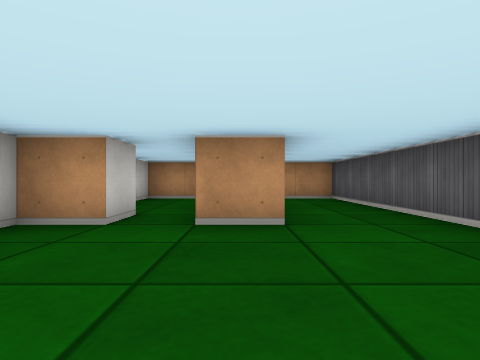
view 1 (above)

13 first-person views from a walk through a cub3D maze. The camera is about half as high as the walls, looks level and sees 75° across. The floor is counted in squares. Each view is taken from the middle of a square. On the plan, view 1 faces up. The plan holds only what a view shows up to about 9 squares ahead; the rest is blank.

view 2
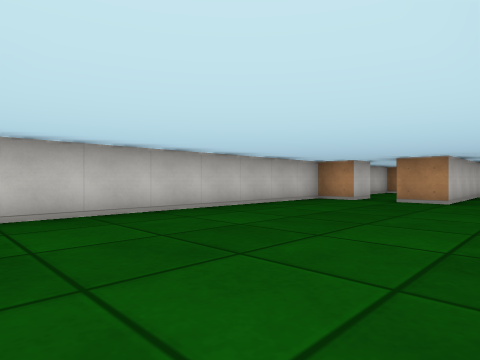

view 3
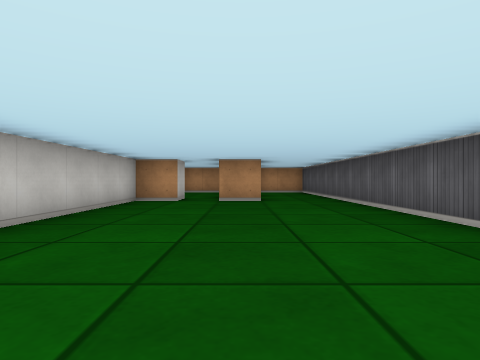

view 4
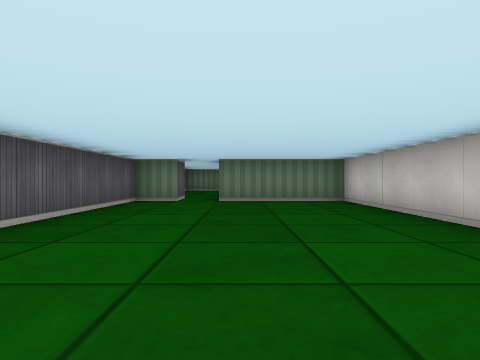

view 5
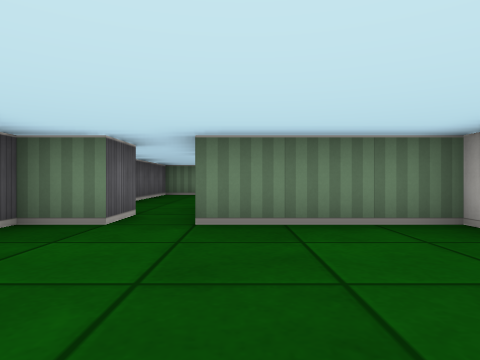

view 6
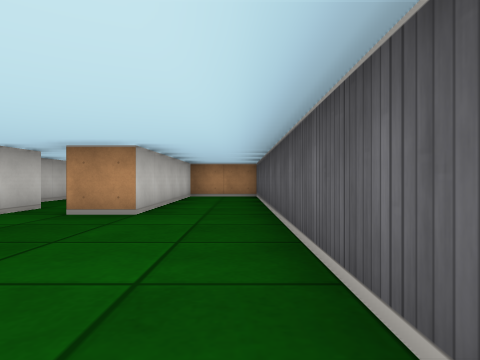

view 7
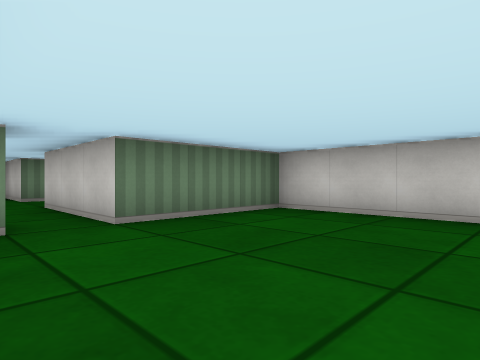

view 8
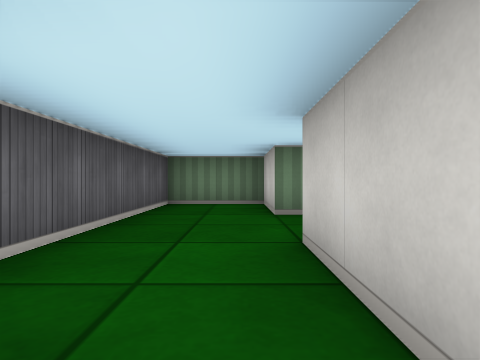

view 9
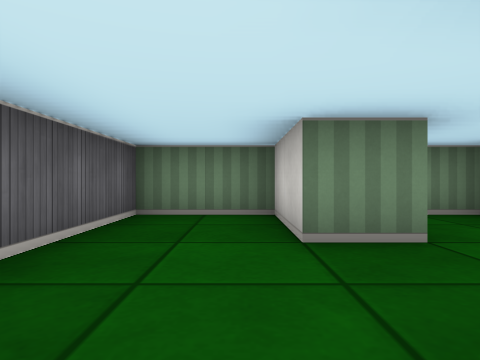

view 10
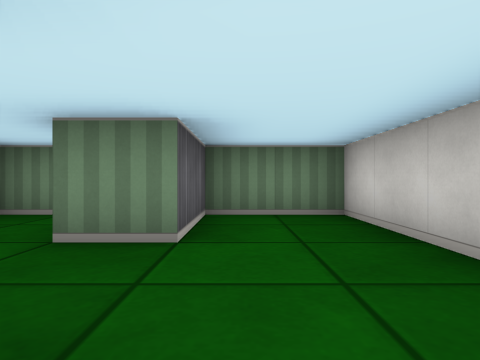

view 11
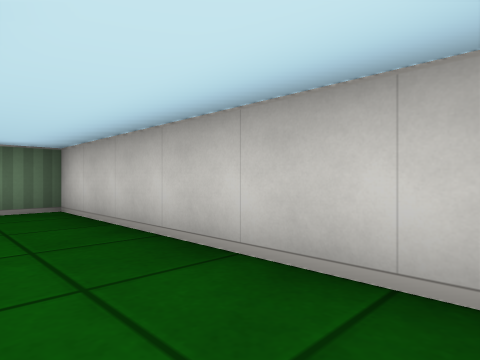

view 12
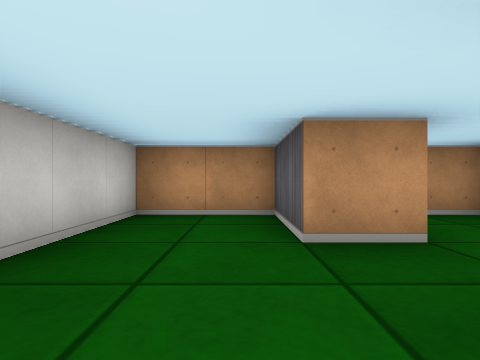

view 13
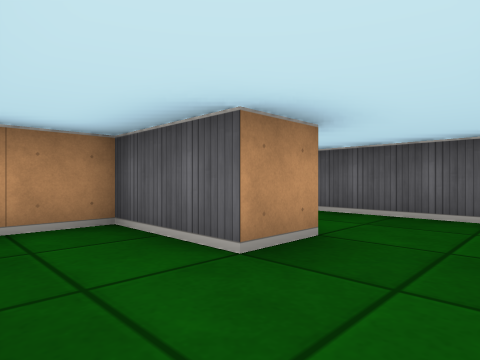

### Floor plan
Points are (right, up) in squares from view 1. A wall is a line through its corners. A room is listed if a view was taken in it or the views show most of it. See-through windows are left out.
Room 1 (views 1, 2, 3, 4, 5, 6, 7, 8)
walls: (-1.5, 3.5) (-2.5, 3.5) (-2.5, -4.5) (0.5, -4.5) (0.5, -5.5); (1.5, -5.5) (1.5, -4.5) (2.5, -4.5) (2.5, 8.5) (1.1, 8.5); (0.5, 8) (0.5, 3.5) (-0.5, 3.5)
ways out: opening at (1, -6) to room 2; opening at (-1, 3) to room 4
Room 2 (view 9)
walls: (-0.5, -9.5) (0.5, -9.5) (0.5, -11.5) (2.5, -11.5) (2.5, -6.2); (0.5, -5.5) (0.5, -7.5) (-0.5, -7.5); (2.5, -5.5) (1.5, -5.5)
ways out: opening at (1, -6) to room 1; opening at (0, -8.5) to room 3
Room 3 (views 10, 11, 12, 13)
walls: (-0.5, -7.5) (-0.5, -5.5) (-2.5, -5.5) (-2.5, -11.5) (-0.5, -11.5) (-0.5, -9.5)
ways out: opening at (0, -8.5) to room 2
Room 4 (no view inside)
walls: (-1.5, 4.5) (-1.5, 3.5); (-1.1, 8.5) (-2.5, 8.5) (-2.5, 6)
ways out: opening at (-1, 3) to room 1

Positions as (right, up) in squares from view 1, and headings:
1: (0, 0), facing up
2: (2, -4), facing up-left
3: (0, -4), facing up
4: (0, 3), facing down
5: (0, -1), facing down
6: (2, -1), facing up
7: (2, -1), facing down-left
8: (1, -5), facing down
9: (1, -7), facing down
10: (-1, -7), facing down
11: (-1, -6), facing down-left
12: (-1, -10), facing up
13: (-2, -9), facing up-right
